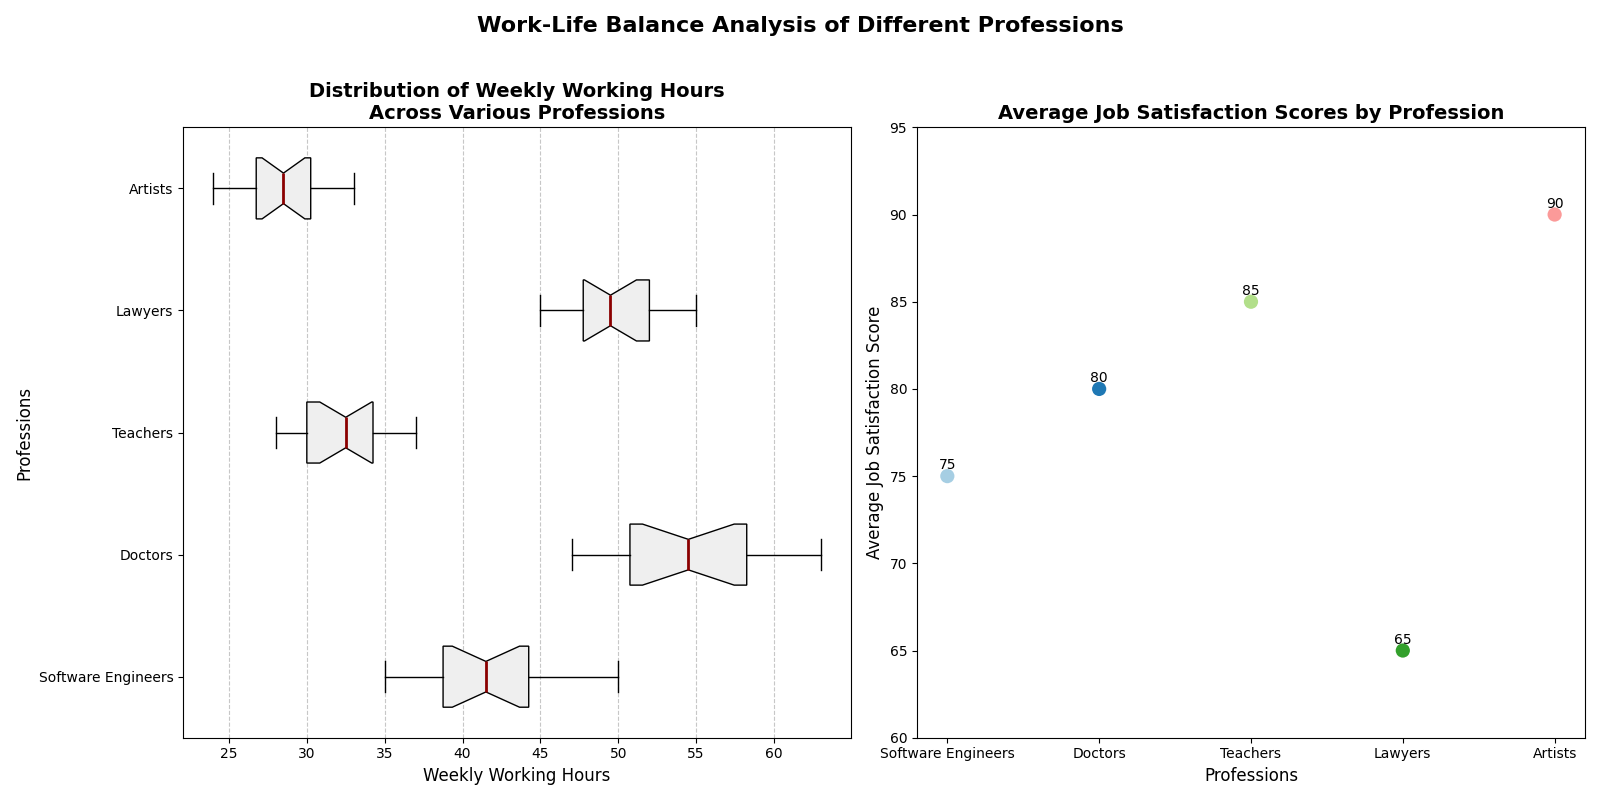

The script that drew this image:
import numpy as np
import matplotlib.pyplot as plt

# Backstory: To understand the work-life balance of different professions, we analyze various metrics. 
# This chart specifically illustrates the distribution of weekly working hours across several professions
# and correlates it with their average job satisfaction scores.

# Data: Weekly working hours for different professions
working_hours = {
    "Software Engineers": [40, 42, 38, 45, 50, 35, 40, 38, 42, 48, 44, 46, 37, 39, 41, 43],
    "Doctors": [50, 55, 60, 52, 58, 62, 48, 54, 57, 63, 56, 59, 53, 51, 49, 47],
    "Teachers": [30, 32, 29, 35, 34, 37, 33, 28, 31, 36, 32, 30, 29, 33, 34, 35],
    "Lawyers": [45, 48, 52, 55, 50, 46, 49, 53, 47, 51, 54, 48, 50, 52, 47, 49],
    "Artists": [25, 28, 30, 32, 29, 27, 26, 31, 33, 28, 30, 25, 27, 29, 24, 32]
}

# Related data: Average job satisfaction scores for the same professions
average_satisfaction = {
    "Software Engineers": 75,
    "Doctors": 80,
    "Teachers": 85,
    "Lawyers": 65,
    "Artists": 90
}

professions = list(working_hours.keys())
data = list(working_hours.values())
satisfaction_scores = [average_satisfaction[profession] for profession in professions]

fig, axes = plt.subplots(1, 2, figsize=(16, 8))

# Plot 1: Horizontal box plot for working hours
axes[0].boxplot(data, vert=False, patch_artist=True, labels=professions, notch=True,
                boxprops=dict(facecolor='#efefef', color='black'),
                whiskerprops=dict(color='black'),
                capprops=dict(color='black'),
                flierprops=dict(marker='o', markerfacecolor='red', markersize=8, linestyle='none'),
                medianprops=dict(color='darkred', linewidth=2))

colors = ['#a6cee3', '#1f78b4', '#b2df8a', '#33a02c', '#fb9a99']
for patch, color in zip(axes[0].artists, colors):
    patch.set_facecolor(color)

axes[0].set_title("Distribution of Weekly Working Hours\nAcross Various Professions", fontsize=14, weight='bold')
axes[0].set_xlabel("Weekly Working Hours", fontsize=12)
axes[0].set_ylabel("Professions", fontsize=12)
axes[0].grid(axis='x', linestyle='--', alpha=0.7)

# Plot 2: Scatter plot for average job satisfaction scores
axes[1].scatter(professions, satisfaction_scores, color=colors, s=150, edgecolors='white', linewidth=2)
axes[1].set_title("Average Job Satisfaction Scores by Profession", fontsize=14, weight='bold')
axes[1].set_xlabel("Professions", fontsize=12)
axes[1].set_ylabel("Average Job Satisfaction Score", fontsize=12)
axes[1].set_ylim(60, 95)

for i, txt in enumerate(satisfaction_scores):
    axes[1].annotate(txt, (professions[i], satisfaction_scores[i]), textcoords="offset points", xytext=(0,5), ha='center', fontsize=10)

fig.suptitle("Work-Life Balance Analysis of Different Professions", fontsize=16, weight='bold')

plt.tight_layout(rect=[0, 0, 1, 0.96])
plt.show()
